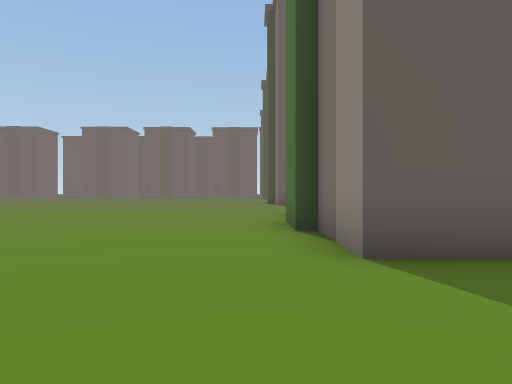
View 1 (above)

24 first-person views from a walk through a 3-D level made in the Unity game engine. The camera is 1.2 m above the floor, looks level and sees 70° across. The floor is counted in squares, 2 m on a side. Each view is taken from the middle of a square. On the plan, view 1 faces up. The plan holds only what a view shows up to about 10 squares ahead; the rest is blank. The place goes on beyond the plan. The player is left out. Some animated figures are left out.

View 2
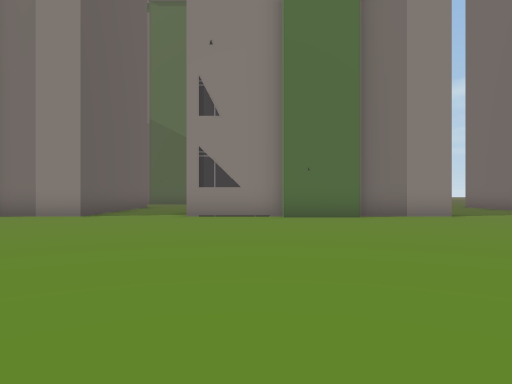

View 3
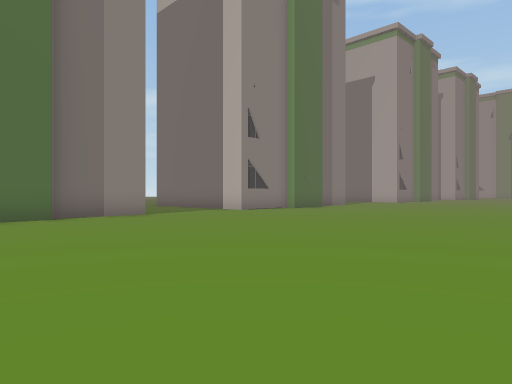

View 4
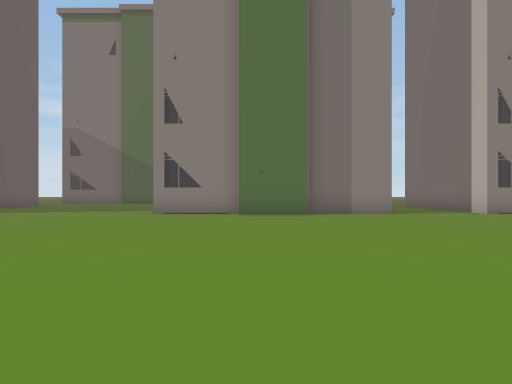

View 5
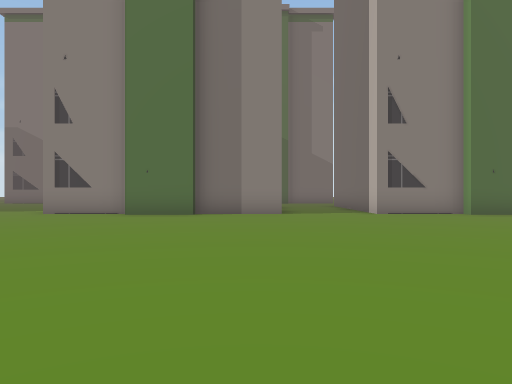

View 6
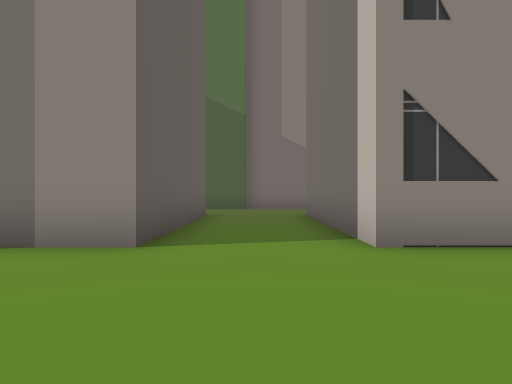

View 7
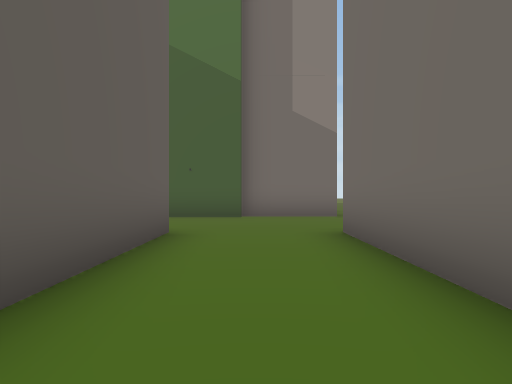

View 8
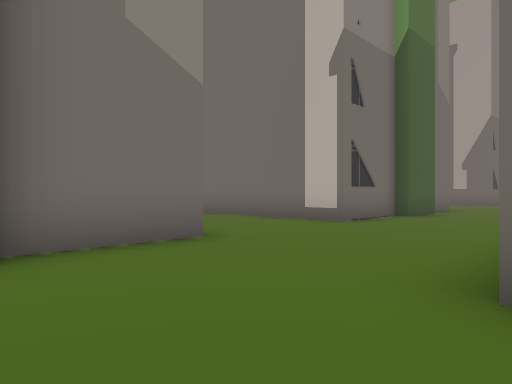

View 9
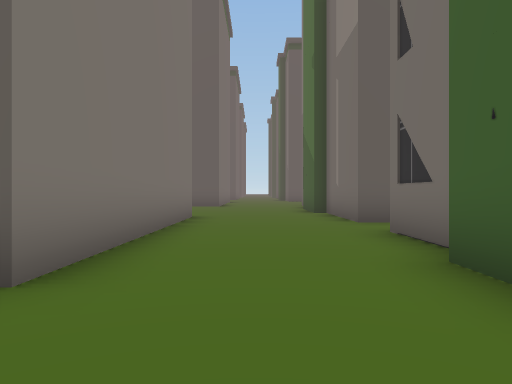

View 10
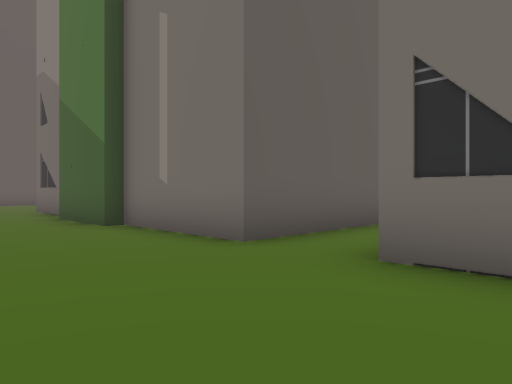

View 11
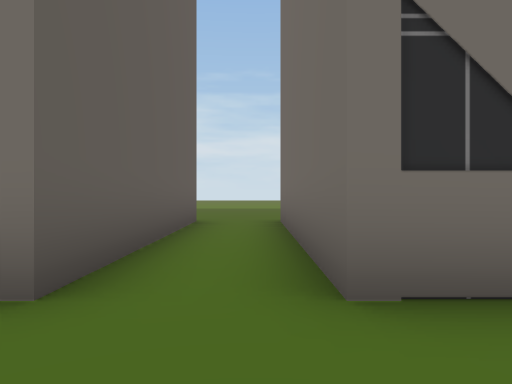

View 12
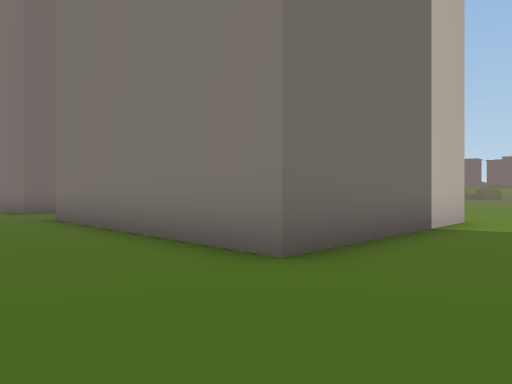

View 13
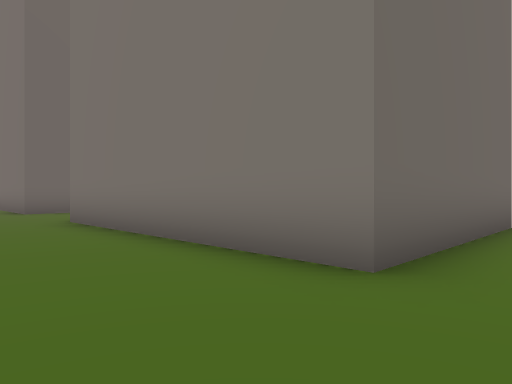

View 14
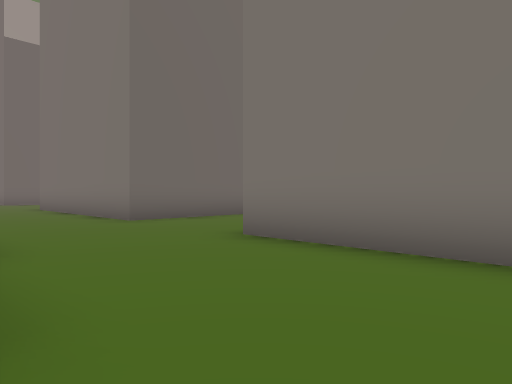

View 15
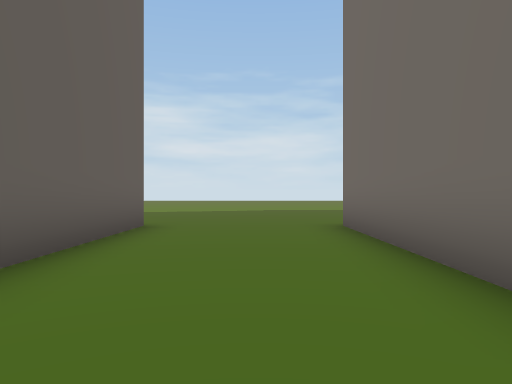

View 16
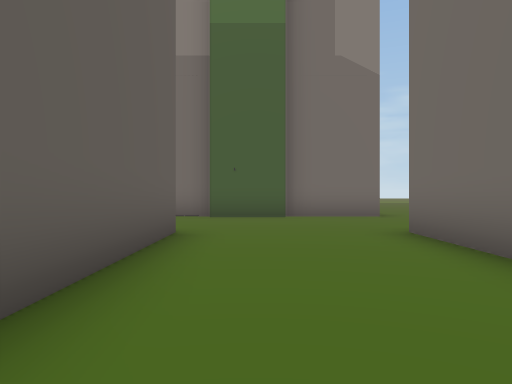

View 17
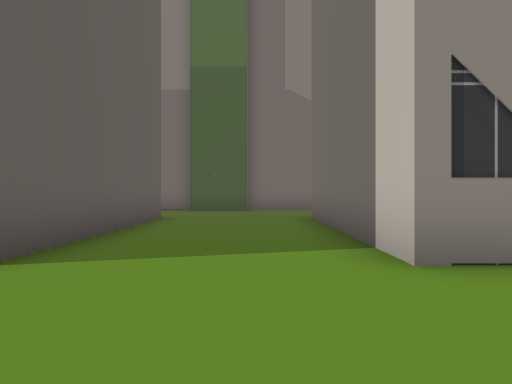

View 18
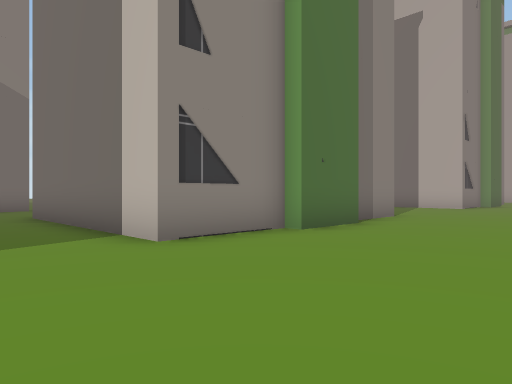

View 19
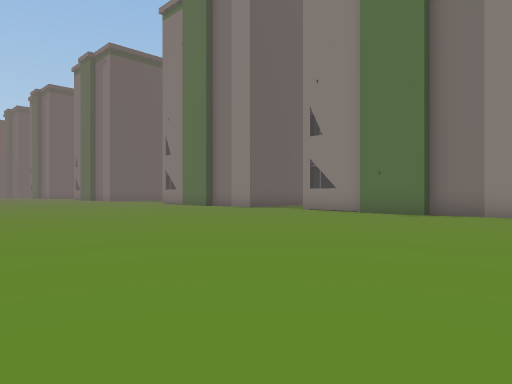

View 20
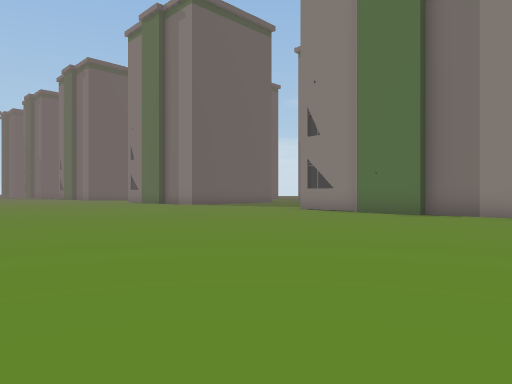

View 21
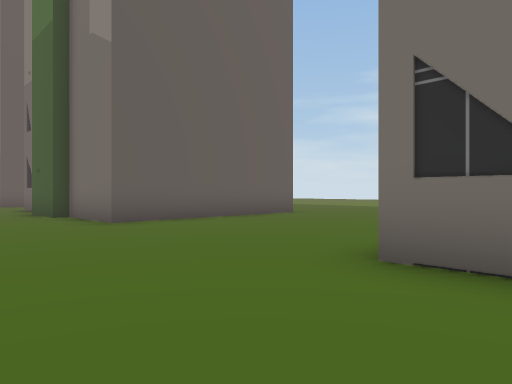

View 22
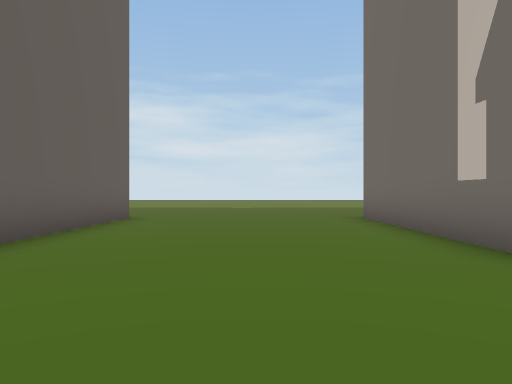

View 23
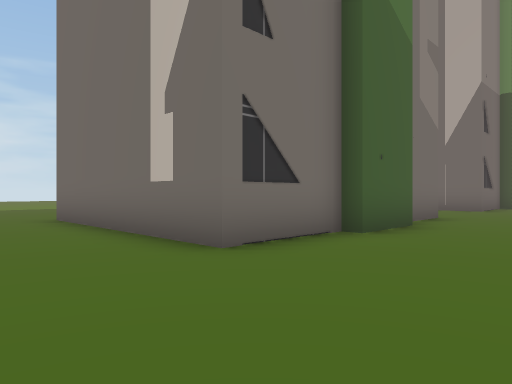

View 24
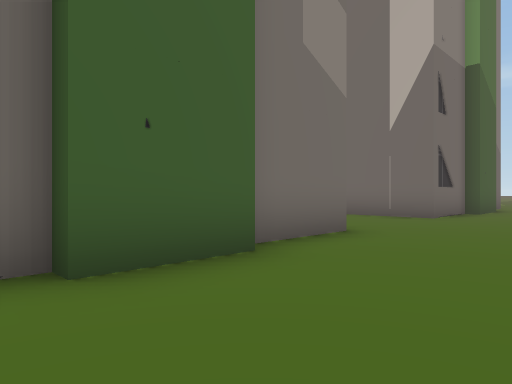

### Floor plan
Key: @ floor where view 1 was taken; . floor; O other object.
Columns run from 9 left of view 1 to 14 right of it. Each row starts with its distance up from view 1.
 12   ...  ....    ....O
 11   .................O
 10  .........OOOOOO...O
  9  .........O    O...O
  8  .........O    O...OOOOO
  7 ..........O    O........
  6  .........O    O...OOOOO
  5 ..........O    O...O
  4 ..........OOOOOO...O
  3 ...................O
  2 ...................O
  1  ..................O
  0  ........@OOOOOO...O OOO
 -1  .........O    O........
 -2  .........O    O........
 -3  .........O    O........
 -4 ..........O    O...OOOOO
 -5 ..........O    O...O
 -6 ..........OOOOOO...O
 -7 ...................O
 -8   .................O
 -9   .................O
-10    .......OOOOOO...OOOOO
-11    ... ...O    O........
-12    ..  ...O    O........
-13        ...O    O........
-14        ...O     ........
-15        ...O     ........
-16         ..O     ...OOOOO
-17         ...     ...O
-18         ..      ...O
-19                 ...O
-20                 ...O
-21                  ..O
-22                  ..O
-23                  ....
-24                  ....
-25                  .....
-26                   .OOO
-27                   .O
-28                   .O

Positions as (right, up) in squares from view 1, and headings:
1: (0, 0), facing up
2: (-8, -1), facing right
3: (-8, -1), facing down-right
4: (-9, 7), facing right
5: (-9, 4), facing right
6: (-3, 2), facing right
7: (1, 2), facing right
8: (6, 3), facing down-right
9: (8, 1), facing up
10: (7, 5), facing up-right
11: (8, 7), facing right
12: (9, 12), facing down-left
13: (9, 2), facing down-left
14: (10, -2), facing down-left
15: (9, -2), facing right
16: (1, -7), facing right
17: (-2, -8), facing right
18: (-3, -7), facing down-right
19: (-9, -7), facing up-right
20: (-9, 2), facing up-right
21: (7, -17), facing up-right
22: (7, -13), facing right
23: (7, -13), facing down-right
24: (7, -17), facing down-right
